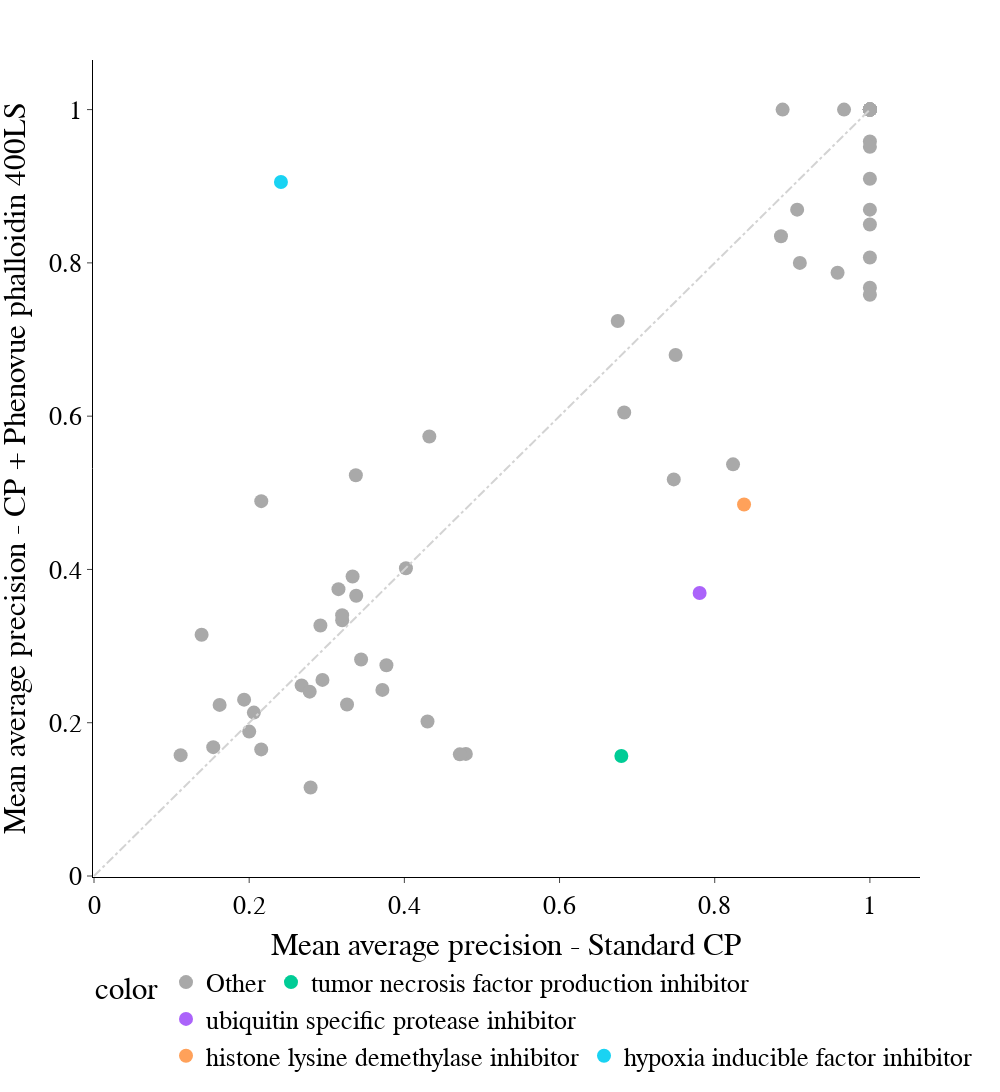

Notebook source saved alongside this figure:
### Code cell
scatter_plot_comparison_colorblack(df_controls,col1='Standard CP', col2='CP + Phenovue phalloidin 400LS', cutoff=0.35)

### Figure 1 — Plotly figure (JSON) as saved in the notebook; plotly's stock layout.template omitted (floating-point values rounded to 4 significant figures)
{"data": [{"hovertemplate": "<b>%{hovertext}</b><br><br>color=Other<br>Mean average precision - Standard CP=%{x}<br>Mean average precision - CP + Phenovue phalloidin 400LS=%{y}<extra></extra>", "hovertext": ["tumor necrosis factor production inhibitor", "antihistamine", "acetylcholine receptor antagonist", "pyruvate dehydrogenase kinase inhibitor", "protein tyrosine kinase inhibitor", "antihistamine", "hepatocyte growth factor receptor inhibitor", "CHK inhibitor", "glycogen synthase kinase inhibitor", "histone lysine methyltransferase inhibitor", "inosine monophosphate dehydrogenase inhibitor", "CDC inhibitor", "PARP inhibitor", "bromodomain inhibitor", "glycogen synthase kinase inhibitor", "JAK inhibitor", "Apoptosis inducer (ATP-competitive kinase inhibitor)", "hepatocyte growth factor receptor inhibitor", "bromodomain inhibitor", "MEK inhibitor", "Aurora kinase inhibitor", "LXR agonist", "phospholipase inhibitor", "IGF-1 inhibitor", "tricyclic antidepressant", "phosphodiesterase inhibitor", "beta-catenin inhibitor", "JNK inhibitor", "LXR agonist", "DNA inhibitor", "kinesin inhibitor", "phosphoinositide dependent kinase inhibitor", "RAF inhibitor", "FGFR inhibitor", "Bcr-Abl kinase inhibitor", "AMPK inhibitor", "pyruvate dehydrogenase kinase inhibitor", "phospholipase inhibitor", "Aurora kinase inhibitor", "JAK inhibitor", "tricyclic antidepressant", "PARP inhibitor", "BCL inhibitor", "inosine monophosphate dehydrogenase inhibitor", "MEK inhibitor", "histone lysine methyltransferase inhibitor", "HDAC inhibitor", "HDAC inhibitor", "BCL inhibitor", "phosphodiesterase inhibitor", "kinesin inhibitor", "CDK inhibitor", "CDC inhibitor", "RAF inhibitor", "protein tyrosine kinase inhibitor", "MAP kinase inhibitor", "ER stressor (SERCA inhibitor)", "protein arginine N-methyltransferase inhibitor", "Apoptosis inducer (transcription inhibitor)", "phosphoinositide dependent kinase inhibitor", "FGFR inhibitor", "DNA inhibitor", "smoothened receptor agonist", "JNK inhibitor", "CHK inhibitor", "EGFR inhibitor", "androgen receptor modulator", "HMGCR inhibitor", "acetylcholine receptor antagonist", "p38 MAPK inhibitor", "mTOR inhibitor", "EGFR inhibitor", "HMGCR inhibitor", "IGF-1 inhibitor", "protein arginine N-methyltransferase inhibitor", "Bcr-Abl kinase inhibitor", "MAP kinase inhibitor", "p38 MAPK inhibitor", "ubiquitin specific protease inhibitor", "beta-catenin inhibitor", "CDK inhibitor", "histone lysine demethylase inhibitor", "androgen receptor modulator", "mTOR inhibitor", "smoothened receptor agonist", "hypoxia inducible factor inhibitor"], "legendgroup": "Other", "marker": {"color": "darkgrey", "size": 14, "symbol": "circle"}, "mode": "markers", "name": "Other", "orientation": "v", "showlegend": true, "type": "scatter", "x": [0.2945, 0.4793, 0.3199, 1, 0.2676, 0.3375, 1, 1, 1, 0.3198, 1, 1, 0.2918, 0.8875, 1, 0.3151, 1, 0.1537, 1, 0.675, 1, 1, 0.3333, 1, 0.1387, 0.3261, 0.278, 0.3717, 0.6833, 0.2791, 1, 1, 0.3442, 1, 1, 1, 1, 1, 1, 0.7496, 0.206, 1, 1, 0.9583, 1, 1, 1, 1, 0.9097, 0.1117, 1, 1, 0.3769, 1, 0.1934, 0.402, 1, 1, 1, 1, 1, 1, 0.7472, 0.4298, 1, 0.4322, 0.1619, 0.3379, 0.2156, 1, 1, 1, 0.2001, 1, 0.4715, 0.9667, 0.9062, 0.8236, 1, 1, 1, 1, 0.2155, 1, 0.8854, 1], "xaxis": "x", "y": [0.2559, 0.1593, 0.3336, 0.85, 0.2487, 0.5229, 1, 1, 1, 0.3402, 1, 1, 0.3269, 1, 1, 0.3743, 1, 0.1681, 1, 0.7242, 1, 1, 0.3909, 1, 0.3148, 0.2237, 0.2405, 0.2428, 0.6049, 0.1155, 1, 1, 0.2824, 1, 1, 0.9097, 1, 1, 1, 0.6798, 0.2132, 1, 1, 0.7871, 1, 0.8694, 1, 1, 0.8, 0.1577, 1, 1, 0.275, 0.7677, 0.2301, 0.4015, 1, 0.9583, 1, 0.9514, 1, 1, 0.5175, 0.2016, 1, 0.5734, 0.2232, 0.3656, 0.4891, 1, 1, 1, 0.1884, 1, 0.1588, 1, 0.8694, 0.5371, 0.7583, 0.8069, 1, 1, 0.1652, 1, 0.8347, 1], "yaxis": "y"}, {"hovertemplate": "<b>%{hovertext}</b><br><br>color=tumor necrosis factor production inhibitor<br>Mean average precision - Standard CP=%{x}<br>Mean average precision - CP + Phenovue phalloidin 400LS=%{y}<extra></extra>", "hovertext": ["tumor necrosis factor production inhibitor"], "legendgroup": "tumor necrosis factor production inhibitor", "marker": {"color": "#00cc96", "size": 14, "symbol": "circle"}, "mode": "markers", "name": "tumor necrosis factor production inhibitor", "orientation": "v", "showlegend": true, "type": "scatter", "x": [0.6797], "xaxis": "x", "y": [0.1567], "yaxis": "y"}, {"hovertemplate": "<b>%{hovertext}</b><br><br>color=ubiquitin specific protease inhibitor<br>Mean average precision - Standard CP=%{x}<br>Mean average precision - CP + Phenovue phalloidin 400LS=%{y}<extra></extra>", "hovertext": ["ubiquitin specific protease inhibitor"], "legendgroup": "ubiquitin specific protease inhibitor", "marker": {"color": "#ab63fa", "size": 14, "symbol": "circle"}, "mode": "markers", "name": "ubiquitin specific protease inhibitor", "orientation": "v", "showlegend": true, "type": "scatter", "x": [0.7806], "xaxis": "x", "y": [0.3692], "yaxis": "y"}, {"hovertemplate": "<b>%{hovertext}</b><br><br>color=histone lysine demethylase inhibitor<br>Mean average precision - Standard CP=%{x}<br>Mean average precision - CP + Phenovue phalloidin 400LS=%{y}<extra></extra>", "hovertext": ["histone lysine demethylase inhibitor"], "legendgroup": "histone lysine demethylase inhibitor", "marker": {"color": "#FFA15A", "size": 14, "symbol": "circle"}, "mode": "markers", "name": "histone lysine demethylase inhibitor", "orientation": "v", "showlegend": true, "type": "scatter", "x": [0.8378], "xaxis": "x", "y": [0.4847], "yaxis": "y"}, {"hovertemplate": "<b>%{hovertext}</b><br><br>color=hypoxia inducible factor inhibitor<br>Mean average precision - Standard CP=%{x}<br>Mean average precision - CP + Phenovue phalloidin 400LS=%{y}<extra></extra>", "hovertext": ["hypoxia inducible factor inhibitor"], "legendgroup": "hypoxia inducible factor inhibitor", "marker": {"color": "#19d3f3", "size": 14, "symbol": "circle"}, "mode": "markers", "name": "hypoxia inducible factor inhibitor", "orientation": "v", "showlegend": true, "type": "scatter", "x": [0.2409], "xaxis": "x", "y": [0.9056], "yaxis": "y"}], "layout": {"font": {"color": "Black", "family": "sans serif", "size": 26}, "height": 1200, "legend": {"orientation": "h", "title": {"text": "color"}, "tracegroupgap": 0}, "margin": {"t": 60}, "plot_bgcolor": "rgba(0,0,0,0)", "shapes": [{"line": {"color": "lightgrey", "dash": "dashdot"}, "type": "line", "x0": 0, "x1": 1, "y0": 0, "y1": 1}], "width": 1000, "xaxis": {"anchor": "y", "domain": [0, 1], "linecolor": "black", "showline": true, "ticks": "outside", "title": {"text": "Mean average precision - Standard CP"}}, "yaxis": {"anchor": "x", "domain": [0, 1], "linecolor": "black", "showline": true, "ticks": "outside", "title": {"text": "Mean average precision - CP + Phenovue phalloidin 400LS"}}}}
